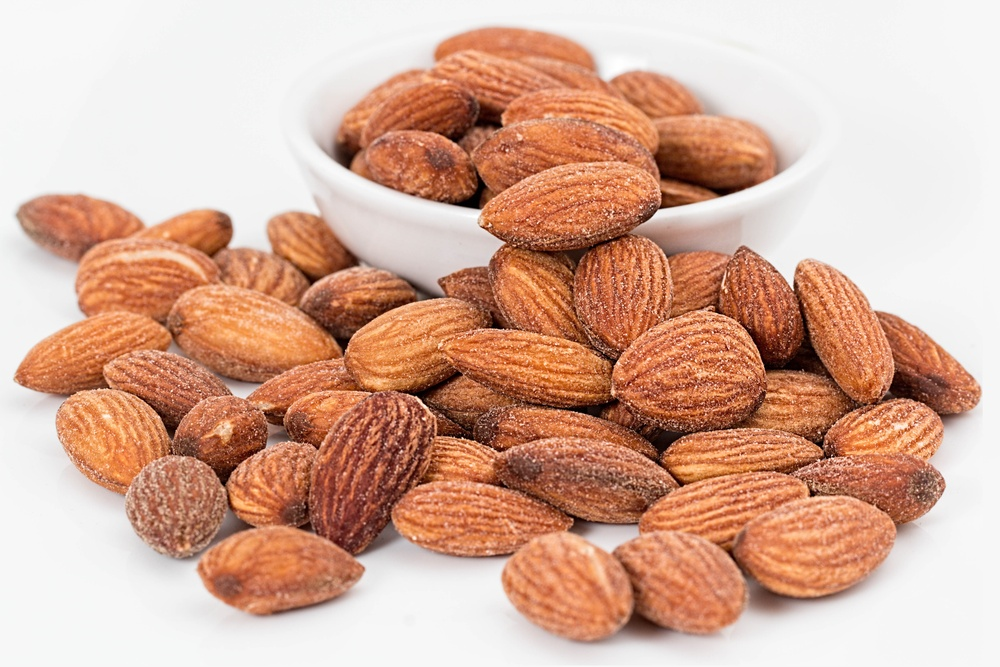
#> input picture salt.jpg, 1000 x 667 px, shrunk from 5567 x 3711 before the run
$ python 'Week6_salt&pepper.py'
#> lines starting #> are read from the running program, lines starting #| are printed output that depends on the picture
#> further down, img is the input picture: shape (667, 1000, 3); mean B, G, R 153.3, 172.8, 214.1
import numpy as np
import cv2

def saltPepperNoise(image):
    row, col, ch = image.shape
    s_vs_p = 0.5
    amount = 0.04
    noisy = np.copy(image)

    # Add salt noise
    num_salt = int(np.ceil(amount * image.size * s_vs_p))
    salt_coords = [np.random.choice(range(dim), num_salt) for dim in image.shape]
    noisy[salt_coords[0], salt_coords[1], salt_coords[2]] = 1
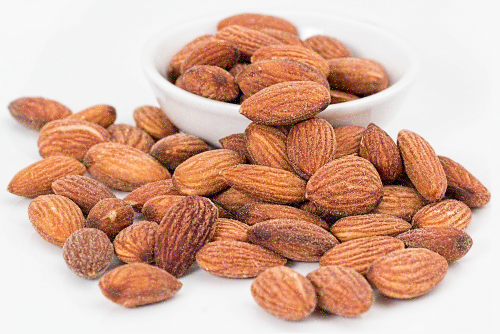
#> noisy: shape (667, 1000, 3) float64 (shown at 1/2 size); mean B, G, R 0.609, 0.684, 0.843

    # Add pepper noise
    num_pepper = int(np.ceil(amount * image.size * (1.0 - s_vs_p)))
    pepper_coords = [np.random.choice(range(dim), num_pepper) for dim in image.shape]
    noisy[pepper_coords[0], pepper_coords[1], pepper_coords[2]] = 0
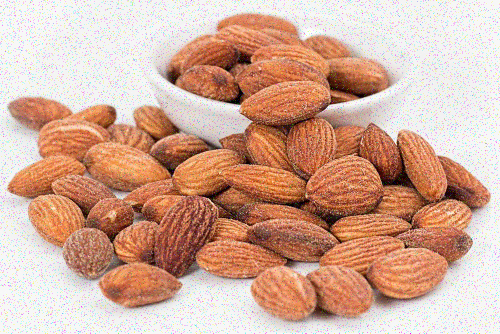
#> noisy: shape (667, 1000, 3) float64 (shown at 1/2 size); mean B, G, R 0.597, 0.671, 0.826

    return noisy

def exponentialNoise(image, scale=0.1):
#> called with scale = 0.1
    noise = np.random.exponential(scale, image.shape)
    noisy = image + noise
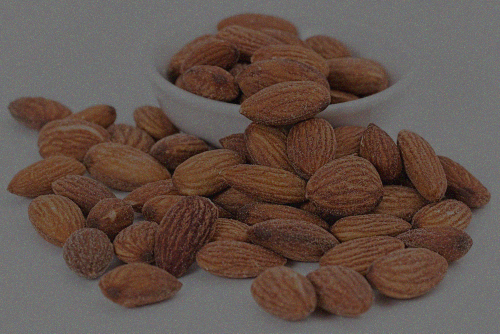
#> noisy: shape (667, 1000, 3) float64 (shown at 1/2 size); mean B, G, R 0.701, 0.778, 0.94; drawn with min black and max white
    return np.clip(noisy, 0, 1)
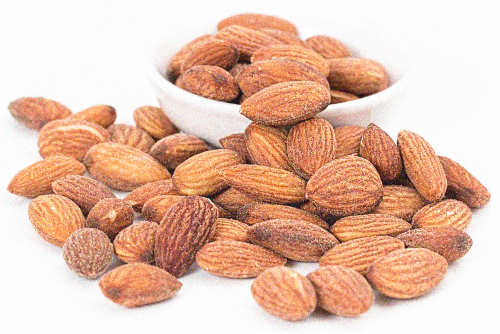
#> returned value: shape (667, 1000, 3) float64 (shown at 1/2 size); mean of channels 0, 1, 2 0.674, 0.75, 0.899; drawn as B, G, R

def uniformNoise(image, low=-0.1, high=0.1):
#> called with low = -0.1, high = 0.1
    noise = np.random.uniform(low, high, image.shape)
    noisy = image + noise
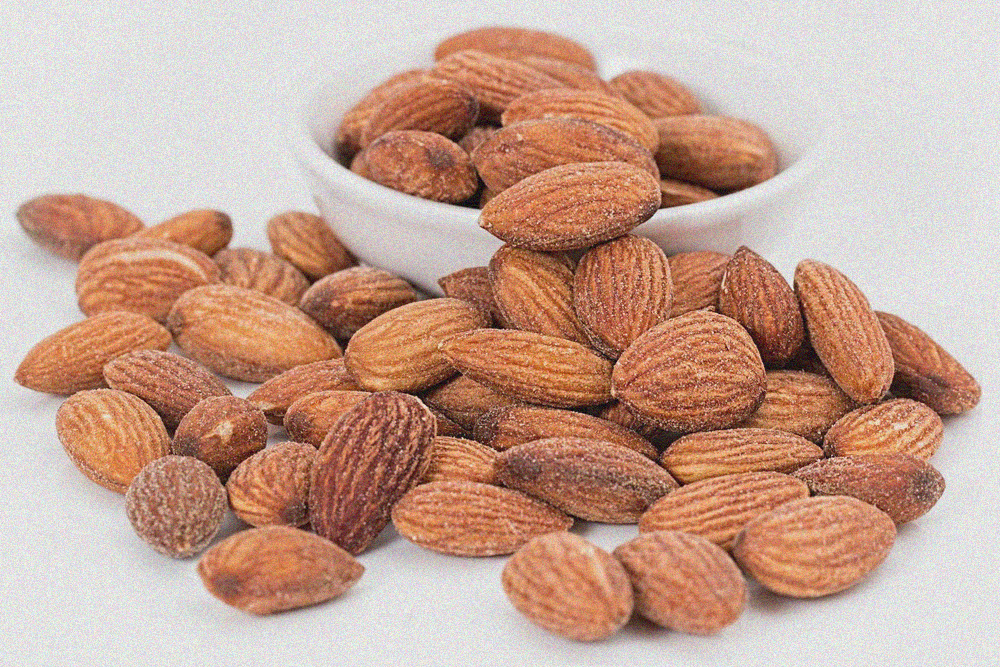
#> noisy: shape (667, 1000, 3) float64; mean B, G, R 0.601, 0.678, 0.839; drawn with min black and max white
    return np.clip(noisy, 0, 1)

img = cv2.imread("salt.jpg")


if img is not None:
    img = img / 255.0

    # Salt and Pepper Noise
    salt_pepper_img = saltPepperNoise(img)

    # Exponential Noise
    exp_noise_img = exponentialNoise(img)

    # Uniform Noise
    uniform_noise_img = uniformNoise(img)


    cv2.imshow("Original Image", img)
    cv2.imshow("Salt and Pepper Noise", salt_pepper_img)
    cv2.imshow("Exponential Noise", exp_noise_img)
    cv2.imshow("Uniform Noise", uniform_noise_img)

    cv2.waitKey(0)
else:
    print("Error loading the image.")

$ run again, with ba.jpg copied over salt.jpg
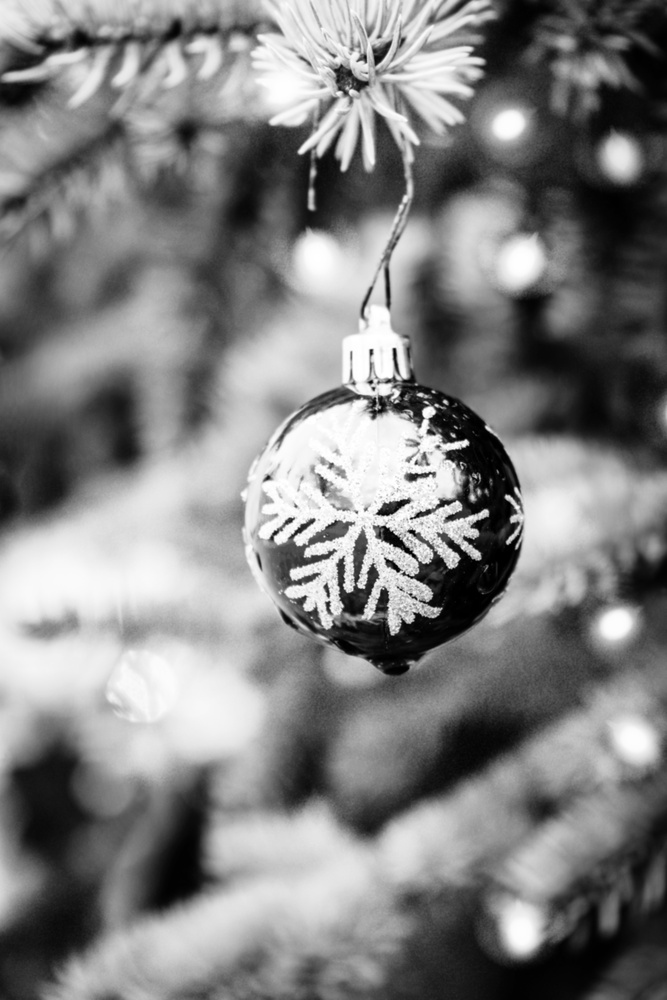
#> input picture ba.jpg, 667 x 1000 px, shrunk from 4000 x 6000 before the run
#> img is the input picture: shape (1000, 667, 3); min 0, max 255, mean 128.5
#> in exponentialNoise, `return np.clip(noisy, 0, 1)`:
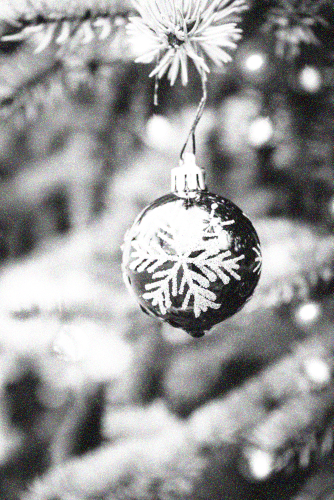
#> returned value: shape (1000, 667, 3) float64 (shown at 1/2 size); mean of channels 0, 1, 2 0.594, 0.594, 0.594; drawn as B, G, R
#> in uniformNoise, `noisy = image + noise`:
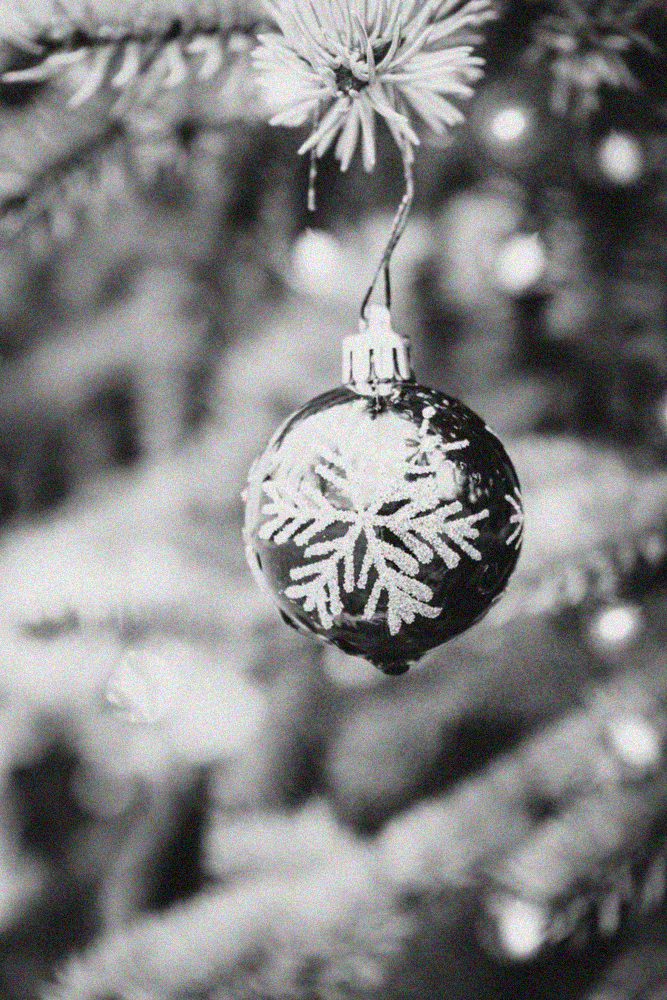
#> noisy: shape (1000, 667, 3) float64; mean B, G, R 0.504, 0.504, 0.504; drawn with min black and max white

$ run again, with brain.jpg copied over salt.jpg
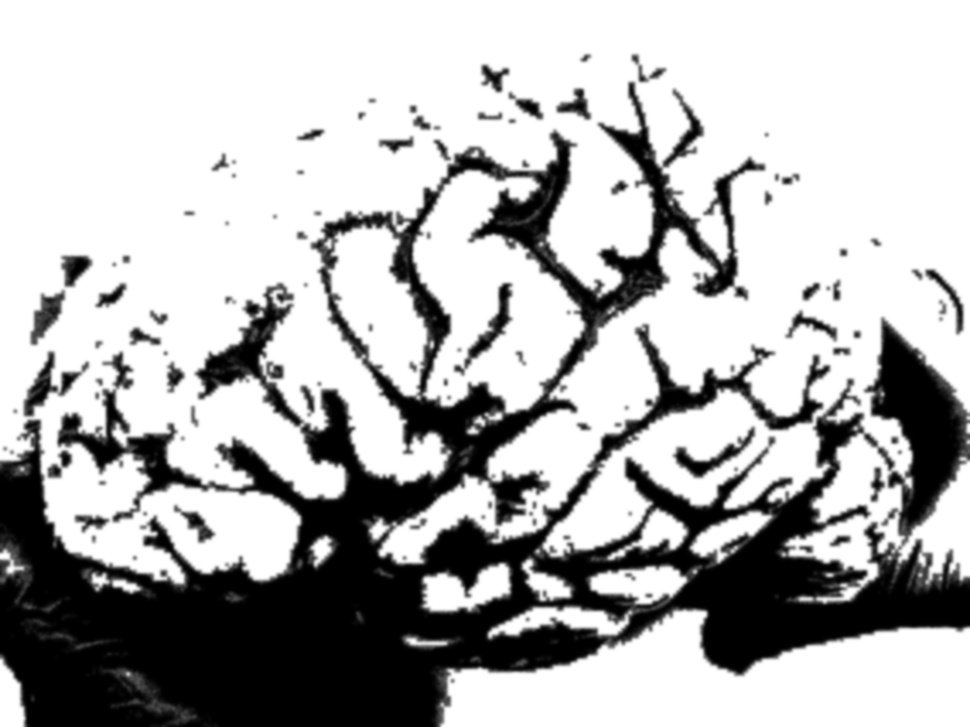
#> input picture brain.jpg, 970 x 727 px, shrunk from 2272 x 1704 before the run
#> img is the input picture: shape (727, 970, 3); min 0, max 255, mean 179.7
#> in exponentialNoise, `noisy = image + noise`:
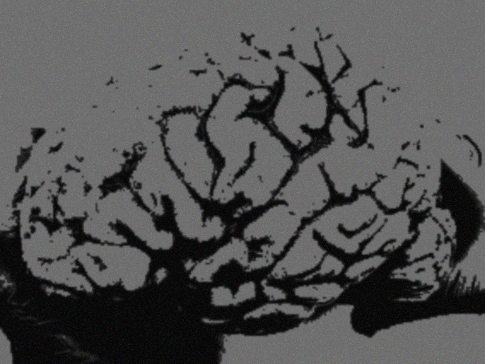
#> noisy: shape (727, 970, 3) float64 (shown at 1/2 size); mean B, G, R 0.805, 0.805, 0.805; drawn with min black and max white
#> in uniformNoise, `noisy = image + noise`:
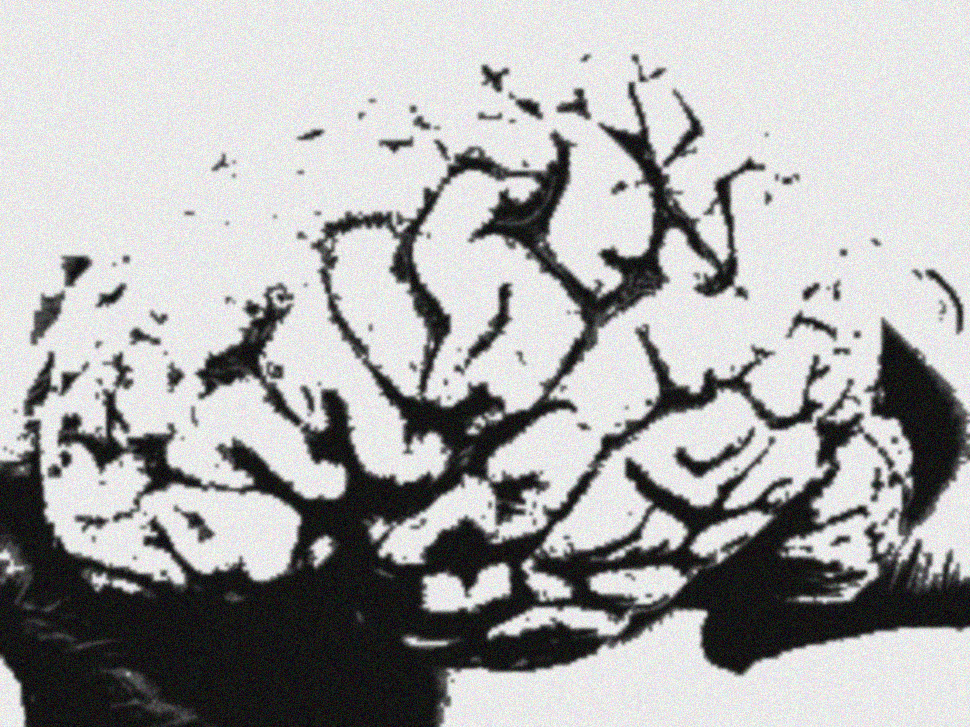
#> noisy: shape (727, 970, 3) float64; mean B, G, R 0.705, 0.705, 0.705; drawn with min black and max white
